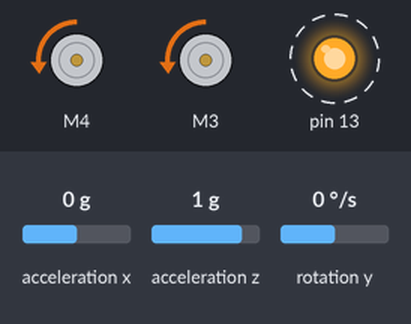
Recording of a sketch running on a simulated Arduino Uno, built with avr-gcc and run on an emulated ATmega328P. On the bench: 2 × DC motor (green arrow = forward, orange = backward, longer = faster), output pins drawn as LEDs (lit = HIGH). Dashed ring = blinking. The inputs (shaded band) are chosen by the test bench; at power-on: acceleration x 0 g, rotation y 0 °/s, acceleration z 1 g. What the sketch prints to the serial monitor is not drawn.

Above: at 1.29 s.
1.3 s: acceleration x set to -1.4 g
4.3 s: rotation y set to 100 °/s
At 7.2 s:
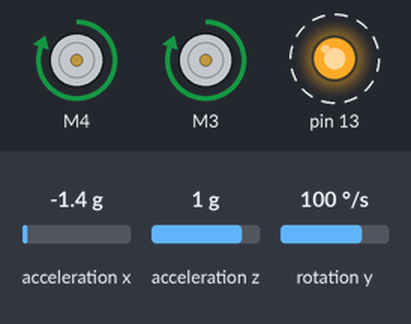
7.3 s: acceleration z set to -0.1 g
At 9.3 s:
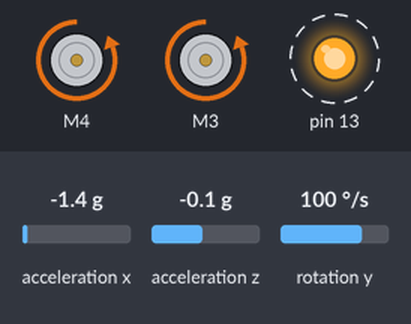
9.6 s: acceleration x set to -0.2 g
11.4 s: acceleration x set to 0.1 g
At 12.7 s:
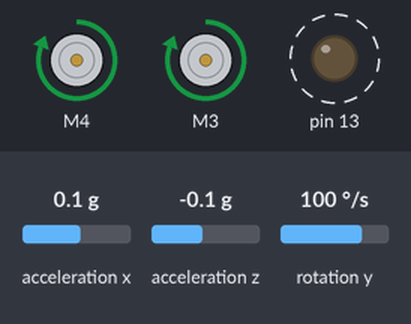
13.0 s: rotation y set to -192 °/s
At 15.07 s:
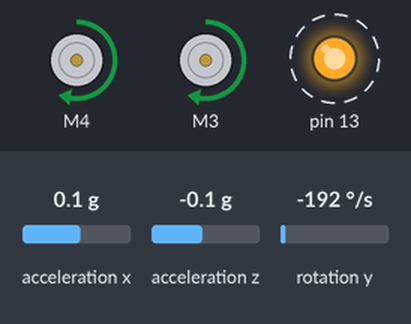
Timing chart, 0 to 17.0 s (numbered marks = the images above; inputs shaded):
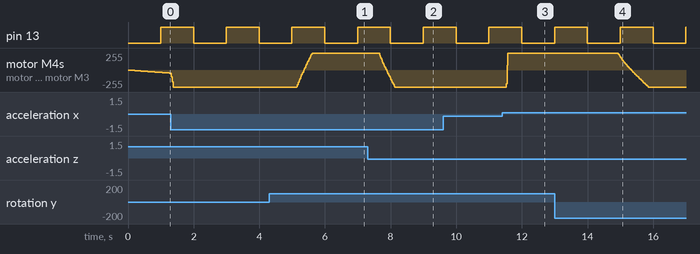

The sketch:

complete_code_self_balancing.ino
```cpp
#include "Wire.h"
#include <AFMotor.h>
#include "I2Cdev.h"
#include "MPU6050.h"
#include "math.h"

#define Kp  40
#define Kd  0.05
#define Ki  40
#define sampleTime  0.005
#define targetAngle 0

AF_DCMotor motor_left(4);
AF_DCMotor motor_right(3);


MPU6050 mpu;

int16_t accX, accZ, gyroY;
volatile int motorPower;
volatile float accAngle, gyroAngle, gyroRate, currentAngle, prevAngle=0, error, prevError=0, errorSum=0;
volatile byte count=0;

void setMotors(int leftMotorSpeed, int rightMotorSpeed) {
  if(leftMotorSpeed >= 0) {
    motor_left.setSpeed(leftMotorSpeed);
    motor_left.run(FORWARD);
  }
  else {
    motor_left.setSpeed(-leftMotorSpeed);
    motor_left.run(BACKWARD);
  }
  if(rightMotorSpeed >= 0) {
    motor_right.setSpeed(rightMotorSpeed);
    motor_right.run(FORWARD);
  }
  else {
    motor_right.setSpeed(-rightMotorSpeed);
    motor_right.run(BACKWARD);
  }
}

void init_PID() {
  // initialize Timer1
  cli();          // disable global interrupts
  TCCR1A = 0;     // set entire TCCR1A register to 0
  TCCR1B = 0;     // same for TCCR1B
  // set compare match register to set sample time 5ms
  OCR1A = 9999;
  // turn on CTC mode
  TCCR1B |= (1 << WGM12);
  // Set CS11 bit for prescaling by 8
  TCCR1B |= (1 << CS11);
  // enable timer compare interrupt
  TIMSK1 |= (1 << OCIE1A);
  sei();          // enable global interrupts
}

void setup() {
  Serial.begin(9600);
  // set the status LED to output mode
  pinMode(13, OUTPUT);
  // release motors
  motor_left.run(RELEASE);
  motor_right.run(RELEASE);
  // initialize the MPU6050 and set offset values
  mpu.initialize();
  mpu.setXAccelOffset(-147);
  mpu.setZAccelOffset(5345);
  mpu.setYGyroOffset(-32);
  // initialize PID sampling loop
  init_PID();
}

void loop() {
  // read acceleration and gyroscope values
  accX = mpu.getAccelerationX();
  accZ = mpu.getAccelerationZ();
  gyroY = mpu.getRotationY();
  // set motor power after constraining it
  motorPower = constrain(motorPower, -255, 255);
  setMotors(motorPower, motorPower);

  Serial.println(motorPower);
  /*
  Serial.print(prevAngle + gyroAngle);
  Serial.print(" - ");
  Serial.println(accAngle);

  //Serial.print("Angolo misurato: "); //con la stringa non lo plotta
  //Serial.print("currentAngle ");
  //Serial.println(currentAngle);
  Serial.print(" gyroY ");
  Serial.print(gyroY);
  Serial.print(" gyroZ ");
  Serial.print(mpu.getRotationZ());
  Serial.print(" gyroX ");
  Serial.println(mpu.getRotationX());
  */
}

float in_min = -32768;
float in_max = 32767;
float out_min = -250;
float out_max = 250;
float k1 = (out_max - out_min) / (in_max - in_min);
float k2 = out_min - (in_min * k1);

float fmap(float x)
{
  return x*k1 + k2;
}

// The ISR will be called every 5 milliseconds
ISR(TIMER1_COMPA_vect)
{
  // calculate the angle of inclination
  accAngle = atan2(accX, accZ)*RAD_TO_DEG;
  gyroRate = fmap(gyroY)- 1.03;
  gyroAngle = gyroRate*sampleTime;
  currentAngle = 0.9934*(prevAngle + gyroAngle) + 0.0066*(accAngle);


  error = currentAngle - targetAngle;
  errorSum = errorSum + error;
  errorSum = constrain(errorSum, -300, 300);
  //calculate output from P, I and D values
  motorPower = Kp*(error) + Ki*(errorSum)*sampleTime - Kd*(currentAngle-prevAngle)/sampleTime;
  prevAngle = currentAngle;
  // toggle the led on pin13 every second
  count++;
  if(count == 200)  {
    count = 0;
    digitalWrite(13, !digitalRead(13));
  }
}
```

Measured:
- the behaviour switches between -0.1 and 0 g on acceleration x (found by bisection; images 2 and 3)
- after the input at 4.3 s, motor M4, motor M3: moves from backward 255/255 to forward 255/255 over 0.47 s, starting after 0.84 s
- after the input at 7.3 s, motor M4, motor M3: moves from forward 255/255 to backward 255/255 over 0.48 s, starting after 0.34 s
- after the input at 11.4 s, motor M4, motor M3: backward 255/255 → forward 255/255 after 0.12 s
- after the input at 13.0 s, motor M4, motor M3: moves from forward 255/255 to backward 255/255 over 0.93 s, starting after 1.9 s
- by itself, pin 13: alternates HIGH for 1.0 s and LOW for 1.0 s
